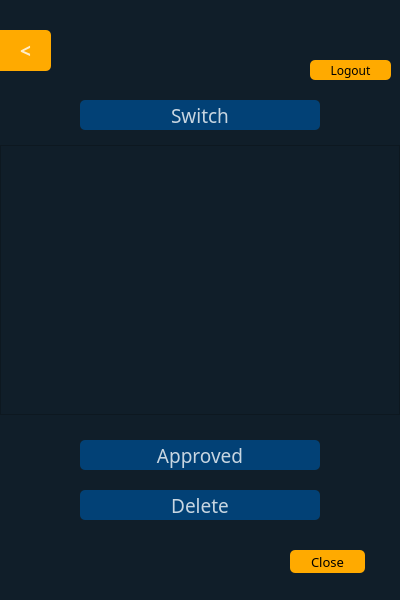
<?xml version="1.0" encoding="UTF-8"?>
<ui version="4.0">
 <class>Form</class>
 <widget class="QWidget" name="Form">
  <property name="geometry">
   <rect>
    <x>0</x>
    <y>0</y>
    <width>400</width>
    <height>600</height>
   </rect>
  </property>
  <property name="windowTitle">
   <string>Form</string>
  </property>
  <property name="styleSheet">
   <string notr="true">background-color:rgba(16,30,41,240);
color: rgb(255, 255, 255);</string>
  </property>
  <widget class="QWidget" name="widget" native="true">
   <property name="geometry">
    <rect>
     <x>0</x>
     <y>0</y>
     <width>400</width>
     <height>600</height>
    </rect>
   </property>
   <property name="styleSheet">
    <string notr="true">background-color:rgba(16,30,41,240);
</string>
   </property>
   <widget class="QPushButton" name="pushButton">
    <property name="geometry">
     <rect>
      <x>80</x>
      <y>440</y>
      <width>240</width>
      <height>30</height>
     </rect>
    </property>
    <property name="font">
     <font>
      <family>Arial Rounded MT Bold</family>
      <pointsize>14</pointsize>
      <weight>50</weight>
      <bold>false</bold>
     </font>
    </property>
    <property name="styleSheet">
     <string notr="true">QPushButton#pushButton{
background-color:rgba(2,65,118,255);
color:rgba(255, 255, 255, 200);
border-radius:5px;
}
QPushButton#pushButton:pressed{
padding-left:5px;
padding-top:5px;
background-color:rgba(2,65,118,100);
background-position:calc(100%-10px)center;
}
QPushButton#pushButton:hover{
background-color:rgba(2,65,118, 255);
}
</string>
    </property>
    <property name="text">
     <string>Approved</string>
    </property>
    <property name="icon">
     <iconset resource="../img/img.qrc">
      <normaloff>:/newPrefix/remove-user2.png</normaloff>:/newPrefix/remove-user2.png</iconset>
    </property>
    <property name="iconSize">
     <size>
      <width>30</width>
      <height>30</height>
     </size>
    </property>
   </widget>
   <widget class="QPushButton" name="pushButton_2">
    <property name="geometry">
     <rect>
      <x>310</x>
      <y>60</y>
      <width>81</width>
      <height>20</height>
     </rect>
    </property>
    <property name="font">
     <font>
      <family>Arial Rounded MT Bold</family>
      <pointsize>9</pointsize>
      <weight>50</weight>
      <bold>false</bold>
     </font>
    </property>
    <property name="styleSheet">
     <string notr="true">QPushButton#pushButton_2{
background-color:rgb(255, 170, 0);
	color: rgb(0, 0, 0);
border-radius:5px;
}
QPushButton#pushButton_2:pressed{
padding-left:5px;
padding-top:5px;
background-color:rgb(255, 170, 0);
background-position:calc(100%-10px)center;
}
QPushButton#pushButton_2:hover{
background-color:rgb(255, 170, 0);
}</string>
    </property>
    <property name="text">
     <string>Logout</string>
    </property>
   </widget>
   <widget class="QPushButton" name="pushButton_3">
    <property name="geometry">
     <rect>
      <x>290</x>
      <y>550</y>
      <width>75</width>
      <height>23</height>
     </rect>
    </property>
    <property name="font">
     <font>
      <family>Arial Rounded MT Bold</family>
      <pointsize>10</pointsize>
     </font>
    </property>
    <property name="styleSheet">
     <string notr="true">QPushButton#pushButton_3{
background-color:rgb(255, 170, 0);
	color: rgb(0, 0, 0);
border-radius:5px;
}
QPushButton#pushButton_3:pressed{
padding-left:5px;
padding-top:5px;
background-color:rgb(255, 170, 0);
background-position:calc(100%-10px)center;
}
QPushButton#pushButton_3:hover{
background-color:rgb(255, 170, 0);
}</string>
    </property>
    <property name="text">
     <string>Close</string>
    </property>
   </widget>
   <widget class="QLabel" name="label">
    <property name="geometry">
     <rect>
      <x>240</x>
      <y>20</y>
      <width>151</width>
      <height>31</height>
     </rect>
    </property>
    <property name="sizePolicy">
     <sizepolicy hsizetype="Minimum" vsizetype="Fixed">
      <horstretch>0</horstretch>
      <verstretch>0</verstretch>
     </sizepolicy>
    </property>
    <property name="font">
     <font>
      <family>Agency FB</family>
      <pointsize>12</pointsize>
      <weight>75</weight>
      <bold>true</bold>
     </font>
    </property>
    <property name="styleSheet">
     <string notr="true">color: rgb(255, 255, 255);</string>
    </property>
    <property name="text">
     <string/>
    </property>
   </widget>
   <widget class="QPushButton" name="pushButton_4">
    <property name="geometry">
     <rect>
      <x>80</x>
      <y>490</y>
      <width>240</width>
      <height>30</height>
     </rect>
    </property>
    <property name="font">
     <font>
      <family>Arial Rounded MT Bold</family>
      <pointsize>14</pointsize>
      <weight>50</weight>
      <bold>false</bold>
     </font>
    </property>
    <property name="styleSheet">
     <string notr="true">QPushButton#pushButton_4{
background-color:rgba(2,65,118,255);
color:rgba(255, 255, 255, 200);
border-radius:5px;
}
QPushButton#pushButton_4:pressed{
padding-left:5px;
padding-top:5px;
background-color:rgba(2,65,118,100);
background-position:calc(100%-10px)center;
}
QPushButton#pushButton_4:hover{
background-color:rgba(2,65,118, 255);
}
</string>
    </property>
    <property name="text">
     <string>Delete</string>
    </property>
    <property name="icon">
     <iconset resource="../img/img.qrc">
      <normaloff>:/newPrefix/remove-user.png</normaloff>:/newPrefix/remove-user.png</iconset>
    </property>
    <property name="iconSize">
     <size>
      <width>30</width>
      <height>30</height>
     </size>
    </property>
   </widget>
   <widget class="QPushButton" name="pushButton_5">
    <property name="geometry">
     <rect>
      <x>80</x>
      <y>100</y>
      <width>240</width>
      <height>30</height>
     </rect>
    </property>
    <property name="font">
     <font>
      <family>Arial Rounded MT Bold</family>
      <pointsize>14</pointsize>
      <weight>50</weight>
      <bold>false</bold>
     </font>
    </property>
    <property name="styleSheet">
     <string notr="true">QPushButton#pushButton_5{
background-color:rgba(2,65,118,255);
color:rgba(255, 255, 255, 200);
border-radius:5px;
}
QPushButton#pushButton_5:pressed{
padding-left:5px;
padding-top:5px;
background-color:rgba(2,65,118,100);
background-position:calc(100%-10px)center;
}
QPushButton#pushButton_5:hover{
background-color:rgba(2,65,118, 255);
}
</string>
    </property>
    <property name="text">
     <string>Switch</string>
    </property>
    <property name="icon">
     <iconset resource="../img/img.qrc">
      <normaloff>:/newPrefix/add-friend.png</normaloff>:/newPrefix/add-friend.png</iconset>
    </property>
    <property name="iconSize">
     <size>
      <width>27</width>
      <height>27</height>
     </size>
    </property>
   </widget>
   <widget class="QListWidget" name="listWidget">
    <property name="geometry">
     <rect>
      <x>0</x>
      <y>145</y>
      <width>400</width>
      <height>270</height>
     </rect>
    </property>
    <property name="font">
     <font>
      <family>Arial Black</family>
      <pointsize>9</pointsize>
      <weight>75</weight>
      <bold>true</bold>
     </font>
    </property>
    <property name="styleSheet">
     <string notr="true">color:rgb(255, 255, 255);</string>
    </property>
   </widget>
   <widget class="QPushButton" name="backButton">
    <property name="geometry">
     <rect>
      <x>0</x>
      <y>30</y>
      <width>51</width>
      <height>41</height>
     </rect>
    </property>
    <property name="font">
     <font>
      <family>Arial Black</family>
      <pointsize>14</pointsize>
      <weight>75</weight>
      <bold>true</bold>
     </font>
    </property>
    <property name="styleSheet">
     <string notr="true">QPushButton#backButton{
background-color:rgb(255, 170, 0);
color:rgba(255, 255, 255, 200);
border-top-right-radius:5px;
border-bottom-right-radius:5px;
}
QPushButton#backButton:pressed{
padding-left:5px;
padding-top:5px;
background-color:rgb(255, 170, 0);
background-position:calc(100%-10px)center;
}
QPushButton#backButton:hover{
background-color:rgb(255, 170, 0);
}</string>
    </property>
    <property name="text">
     <string>&lt;</string>
    </property>
   </widget>
  </widget>
 </widget>
 <resources>
  <include location="../img/img.qrc"/>
 </resources>
 <connections/>
</ui>
